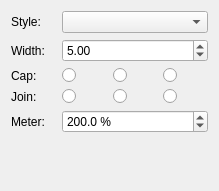
<?xml version="1.0" encoding="UTF-8"?>
<ui version="4.0">
 <class>LineStrokes</class>
 <widget class="QWidget" name="LineStrokes">
  <property name="geometry">
   <rect>
    <x>0</x>
    <y>0</y>
    <width>219</width>
    <height>191</height>
   </rect>
  </property>
  <layout class="QGridLayout" name="gridLayout">
   <item row="0" column="0">
    <widget class="QLabel" name="label">
     <property name="text">
      <string>Style:</string>
     </property>
    </widget>
   </item>
   <item row="0" column="1" colspan="3">
    <widget class="LineStyleSelector" name="style"/>
   </item>
   <item row="1" column="0">
    <widget class="QLabel" name="label_2">
     <property name="text">
      <string>Width:</string>
     </property>
    </widget>
   </item>
   <item row="1" column="1" colspan="3">
    <widget class="KoUnitDoubleSpinBox" name="widthSpinbox">
     <property name="minimum">
      <double>0.100000000000000</double>
     </property>
     <property name="value">
      <double>5.000000000000000</double>
     </property>
    </widget>
   </item>
   <item row="2" column="0">
    <widget class="QLabel" name="label_3">
     <property name="text">
      <string>Cap:</string>
     </property>
    </widget>
   </item>
   <item row="2" column="1">
    <widget class="QRadioButton" name="squareCap"/>
   </item>
   <item row="2" column="2">
    <widget class="QRadioButton" name="roundCap"/>
   </item>
   <item row="2" column="3">
    <widget class="QRadioButton" name="flatCap"/>
   </item>
   <item row="3" column="0">
    <widget class="QLabel" name="label_4">
     <property name="text">
      <string>Join:</string>
     </property>
    </widget>
   </item>
   <item row="3" column="1">
    <widget class="QRadioButton" name="miterJoin"/>
   </item>
   <item row="3" column="2">
    <widget class="QRadioButton" name="roundJoin"/>
   </item>
   <item row="3" column="3">
    <widget class="QRadioButton" name="bevelJoin"/>
   </item>
   <item row="4" column="0">
    <widget class="QLabel" name="label_5">
     <property name="text">
      <string>Meter:</string>
     </property>
    </widget>
   </item>
   <item row="4" column="1" colspan="3">
    <widget class="QDoubleSpinBox" name="meterLimit">
     <property name="suffix">
      <string> %</string>
     </property>
     <property name="decimals">
      <number>1</number>
     </property>
     <property name="minimum">
      <double>25.000000000000000</double>
     </property>
     <property name="maximum">
      <double>1000.000000000000000</double>
     </property>
     <property name="value">
      <double>200.000000000000000</double>
     </property>
    </widget>
   </item>
   <item row="5" column="1">
    <spacer name="verticalSpacer">
     <property name="orientation">
      <enum>Qt::Vertical</enum>
     </property>
     <property name="sizeHint" stdset="0">
      <size>
       <width>20</width>
       <height>40</height>
      </size>
     </property>
    </spacer>
   </item>
  </layout>
 </widget>
 <customwidgets>
  <customwidget>
   <class>KoUnitDoubleSpinBox</class>
   <extends>QDoubleSpinBox</extends>
   <header>KoUnitDoubleSpinBox.h</header>
  </customwidget>
  <customwidget>
   <class>LineStyleSelector</class>
   <extends>QComboBox</extends>
   <header>LineStyleSelector.h</header>
  </customwidget>
 </customwidgets>
 <resources/>
 <connections/>
</ui>
